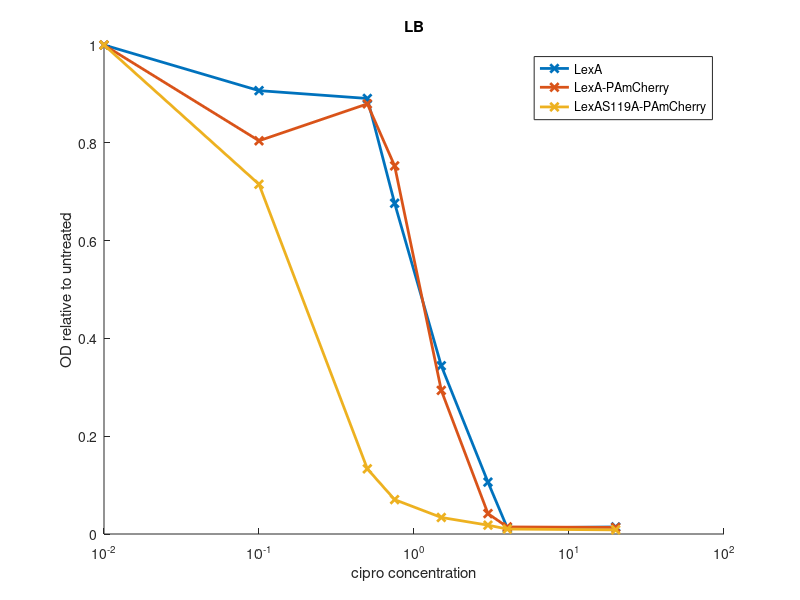
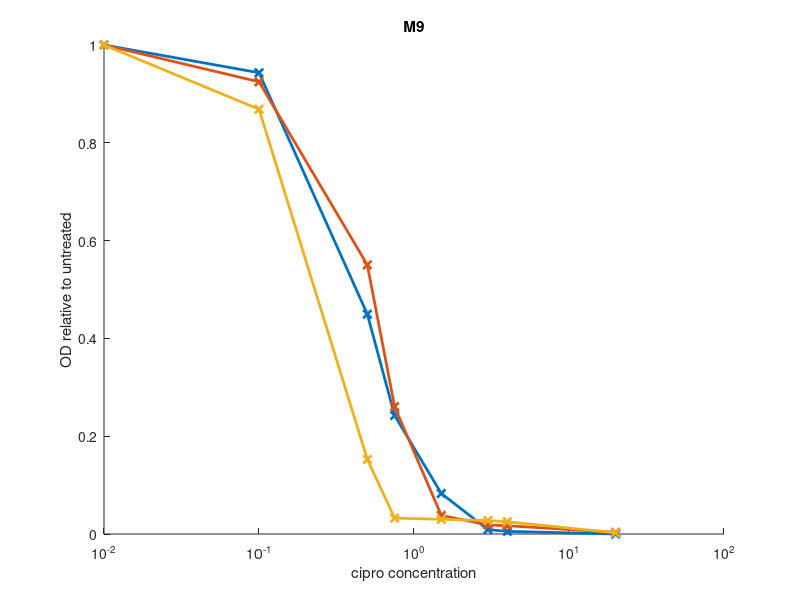

The MATLAB source for these figures, in order:
%% LB
x = [0.01 0.1 0.5 0.75 1.5 3 4 20];

OD_wt = [6.86	6.22	6.11	4.64	2.36	0.728	0.085	0.099];
OD_tg = [6.23	5.01	5.48	4.69	1.83	0.26	0.09	0.084];
OD_mt = [6.53	4.67	0.87	0.459	0.221	0.118	0.066	0.055];

OD_wt = OD_wt./OD_wt(1);
OD_tg = OD_tg./OD_tg(1);
OD_mt = OD_mt./OD_mt(1);

figure('position', [693.8000  598.6000  278.4000  156.8000]); hold on
plot(x, OD_wt, '-x', 'linewidth', 2)
plot(x, OD_tg, '-x', 'linewidth', 2)
plot(x, OD_mt, '-x', 'linewidth', 2)
legend('LexA', 'LexA-PAmCherry', 'LexAS119A-PAmCherry')
set(gca, 'xscale', 'log')
title('LB')
ylim([0 1])
xlabel('cipro concentration')
ylabel('OD relative to untreated')

%% M9

OD_wt = [1.110	1.047	0.499	0.269	0.092	0.010	0.006	0.000];
OD_tg = [1.183	1.094	0.651	0.308	0.045	0.022	0.020	0.004];
OD_mt = [0.799	0.694	0.122	0.026	0.024	0.022	0.020	0.002];

OD_wt = OD_wt./OD_wt(1);
OD_tg = OD_tg./OD_tg(1);
OD_mt = OD_mt./OD_mt(1);

figure('position', [693.8000  598.6000  278.4000  156.8000]); hold on
plot(x, OD_wt, '-x', 'linewidth', 2)
plot(x, OD_tg, '-x', 'linewidth', 2)
plot(x, OD_mt, '-x', 'linewidth', 2)
%legend('LexA', 'LexA-PAmCherry', 'LexAS119A-PAmCherry')
set(gca, 'xscale', 'log')
title('M9')
ylim([0 1])
xlabel('cipro concentration')
ylabel('OD relative to untreated')